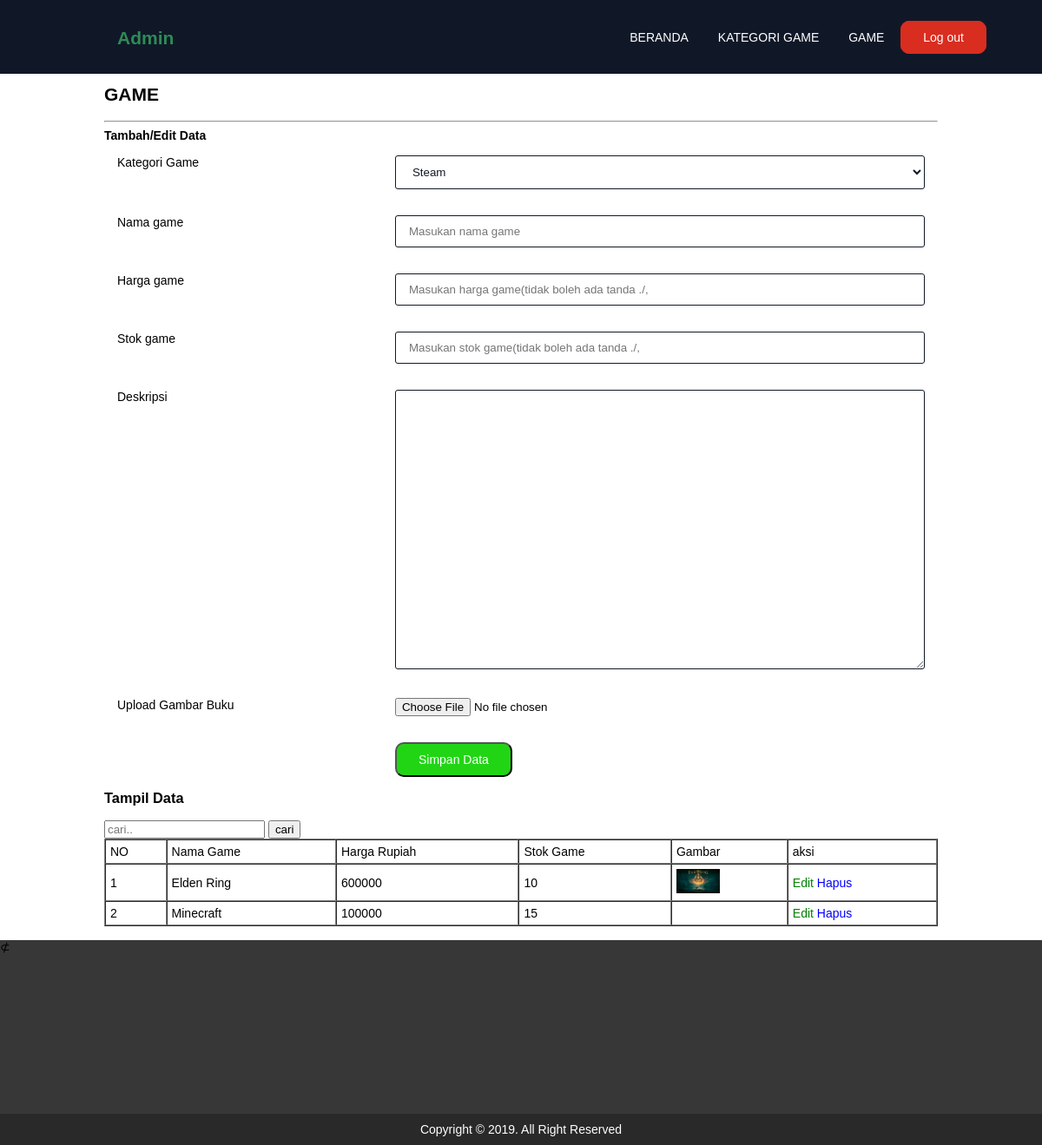
The app's page /admin/index.php?page=tambah_game (signed in) with its own data.
### tables this page shows
CREATE TABLE `game` (
  `id_game` int(11) NOT NULL,
  `id_kategori` int(11) NOT NULL,
  `namagame` varchar(100) NOT NULL,
  `harga` int(11) NOT NULL,
  `stok` int(11) NOT NULL,
  `deskripsi` text NOT NULL,
  `images` varchar(100) NOT NULL
);

### admin/page/tambah_game.php (the view, shortened to what this page needs)
<?php
$cekuserlogin = $_SESSION['username'];
?>
<?php
if (empty($cekuserlogin)) {
	header("Location: login.php");
} else { ?>
	<!DOCTYPE html>
	<html>
	<head>
		<link rel="stylesheet" type="text/css" href=".../style.css">
	</head>
	<body>
		<div class="container">
			<h2 class="">GAME</h2>
			<hr>
			<b>Tambah/Edit Data</b>
			<form method="post" action="?page=tambah_game&&proses=simpan" enctype="multipart/form-data">
				<label class="col-4">Kategori Game</label>
				<div class="col-8">
					<select class="form_input" name="id_kategori">
						<?php
						$kategorigame = mysqli_query(
							$conn,
							"SELECT * FROM kategori_game"
						);
						while ($kategorigame1 = mysqli_fetch_array($kategorigame)) {
						?>
							<option value="
					<?php echo $kategorigame1['id_kategori']; ?>"><?php echo $kategorigame1['kategori']; ?></option>
						<?php } ?>
					</select>
				</div>
				<label class="col-4">Nama game</label>
				<div class="col-8">
					<input class="form_input" type="text" name="namagame" maxlength="100" placeholder="Masukan nama game" minlength="1">
				</div>
				<label class="col-4">Harga game</label>
				<div class="col-8">
					<input class="form_input" type="number" name="harga" maxlength="20" placeholder="Masukan harga game(tidak boleh ada tanda ./," minlength="1">
				</div>
				<label class="col-4">Stok game</label>
				<div class="col-8">
					<input class="form_input" type="number" name="stok" maxlength="20" placeholder="Masukan stok game(tidak boleh ada tanda ./," minlength="1">
				</div>
				<label class="col-4">Deskripsi</label>
				<div class="col-8">
					<textarea class="form_input" name="deskripsi" rows="20" style="width:100%;" minlength="1"></textarea>
				</div>
				<label class="col-4">Upload Gambar Buku</label>
				<input class="col-8" type="file" accept="image/*" name="images">
				<label class="col-4">&nbsp;</label>
				<div class="col-8">
					<button class="form_button2" type="submit">Simpan Data</button>
				</div>
			</form>
			<h3>Tampil Data</h3>
			<form method="post" class="form">
				<input type="text" name="cari" placeholder="cari..">
				<button for="cari">cari</button>
			</form>
			<table class="table_admin" border="1" cellpadding="5" cellspacing="0">
				<tr>
					<td>NO</td>
					<td>Nama Game</td>
					<td>Harga Rupiah</td>
					<td>Stok Game</td>
					<td>Gambar</td>
					<td>aksi</td>
				</tr>
				<?php
				$i = 1;
				$query = mysqli_query($conn, "SELECT * FROM game");
				while ($cetak = mysqli_fetch_array($query)) {
				?>
					<tr>
						<td><?php echo $i; ?></td>
						<td><?php echo $cetak['namagame']; ?></td>
						<td><?php echo $cetak['harga']; ?></td>
						<td><?php echo $cetak['stok']; ?></td>
						<td><img src="../<?php echo $cetak['images']; ?>" alt="" width="50px"></td>
						<td>
							<a class="text_kecil" href="?page=edit_game&&id_game=
				<?php echo $cetak['id_game']; ?>">
								Edit</a>
							<a class="text_kecil2" href="?page=tambah_game&&id_game=
				<?php echo $cetak['id_game']; ?>&&proses=hapus">
								Hapus</a>
						</td>
					</tr>
				<?php $i = $i + 1;
				} ?>
			</table>
			<br>
		</div>
	</body>
	</html>
<?php } ?>

### style.css (style rules this page uses)
body { margin: 0 0 0 0; font-family: Tahoma, arial; font-size: 14px; }
* { box-sizing: border-box; }
.col-4 { width: 33.33%; }
.col-8 { width: 66.66%; }
[class*="col-"] { float: left; padding: 15px; }
.container { margin: 0 auto; width: 80%; text-align: left; }
.form_button2 { padding: 10px 25px; border-radius: 10px; background: #21d515; font-size: 14px; color: #fff; text-decoration: none; }
.text_kecil { text-decoration: none; color: green; }
.text_kecil2 { text-decoration: none; color: blue; }
.form_input { width: 100%; padding: 10px 15px; color: #101828; border-radius: 3px; background-color: #fff; border: 1px solid #101828; }
.table_admin { width: 100%; }

### records on screen
game: namagame "Elden Ring", harga "600000", stok "10", images (picture)
game: namagame "Minecraft", harga "100000", stok "15"

### other values on screen
form field id_kategori "Steam"
